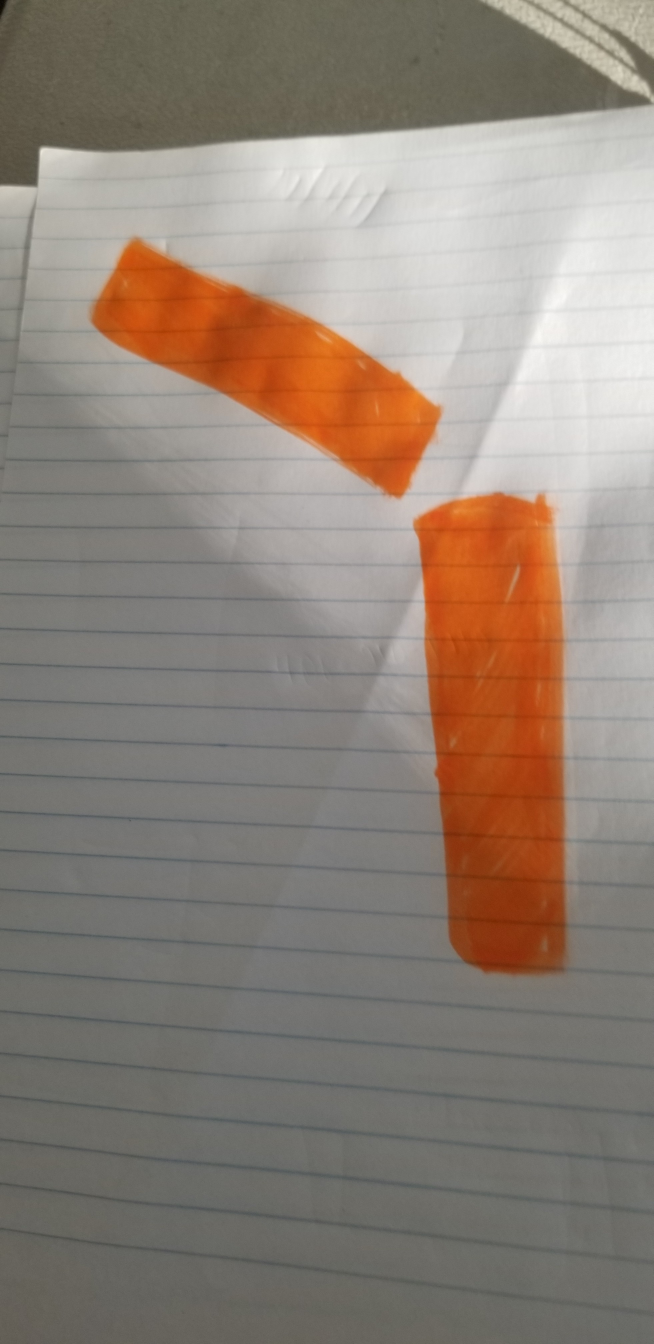
#> input picture pathdraw.png.jpg, 1960 x 4032 px, given in place of the camera (shown at 1/3 size)
$ python finalgate1.py
#> lines starting #> are read from the running program, lines starting #| are printed output that depends on the picture; after the words box and inside, x2 and y2 are one past the last pixel; in counts of white or black regions, pixels touching at a corner belong together
import cv2
import numpy as np
import math

#video = cv2.VideoCapture("./gateC.mp4")
#video = cv2.VideoCapture("images/realgate.mp4")
video = cv2.VideoCapture(0)

# Downscale the image to a reasonable size to reduce compute
scale = 0.5

# Minimize false detects by eliminating contours less than a percentage of the image
area_threshold = 0

ret, orig_frame = video.read()
#> orig_frame is the input picture: shape (4032, 1960, 3); mean B, G, R 119.6, 130.3, 143.1
width = orig_frame.shape[0]
#> width = 4032
height = orig_frame.shape[1]
#> height = 1960
dim = (int(scale*height), int(scale*width))
#> dim = (980, 2016)

while True:
	ret, orig_frame = video.read()
	if not ret:
		break

	orig_frame = cv2.resize(orig_frame, dim, interpolation = cv2.INTER_AREA)
#> orig_frame: shape (2016, 980, 3)
	frame = cv2.GaussianBlur(orig_frame, (5, 5), 0)
	hsv = cv2.cvtColor(frame, cv2.COLOR_BGR2HSV)
#> hsv: shape (2016, 980, 3); mean H, S, V 25, 37.3, 143.4

	mask0 = cv2.inRange(hsv,(0, 0, 20), (25, 255, 255) )
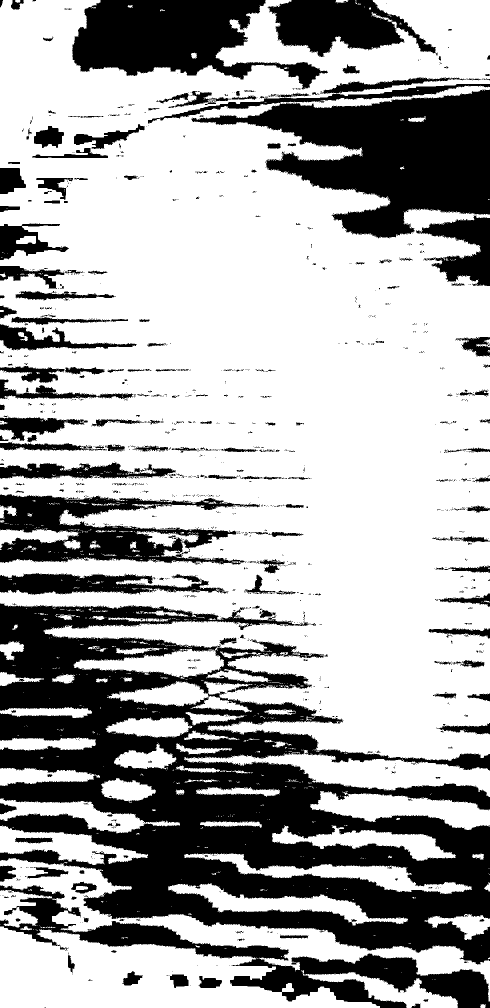
#> mask0: shape (2016, 980) (shown at 1/2 size); 66.4% white; 1707 black regions (1498 under 20 px), largest, box (x1, y1, x2, y2) and area: (0, 1207, 980, 1929) 317408, (382, 179, 980, 477) 87296, (144, 0, 656, 179) 48472
	mask1 = cv2.inRange(hsv,(160, 0, 20), (179, 255, 255) )
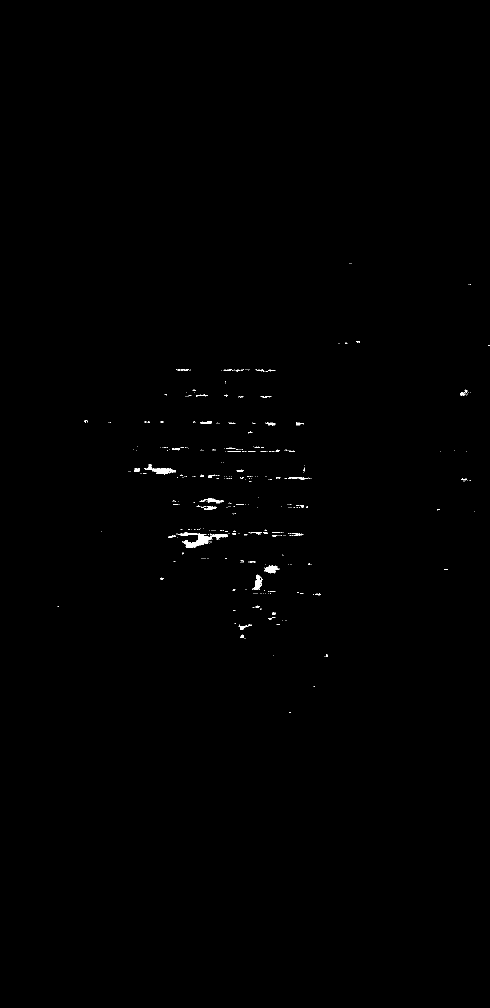
#> mask1: shape (2016, 980) (shown at 1/2 size); 0.25% white; 347 white regions (305 under 20 px), largest, box (x1, y1, x2, y2) and area: (357, 1065, 456, 1096) 1031, (288, 928, 352, 949) 452, (504, 1149, 525, 1180) 300
	# join masks
	mask = mask0 + mask1
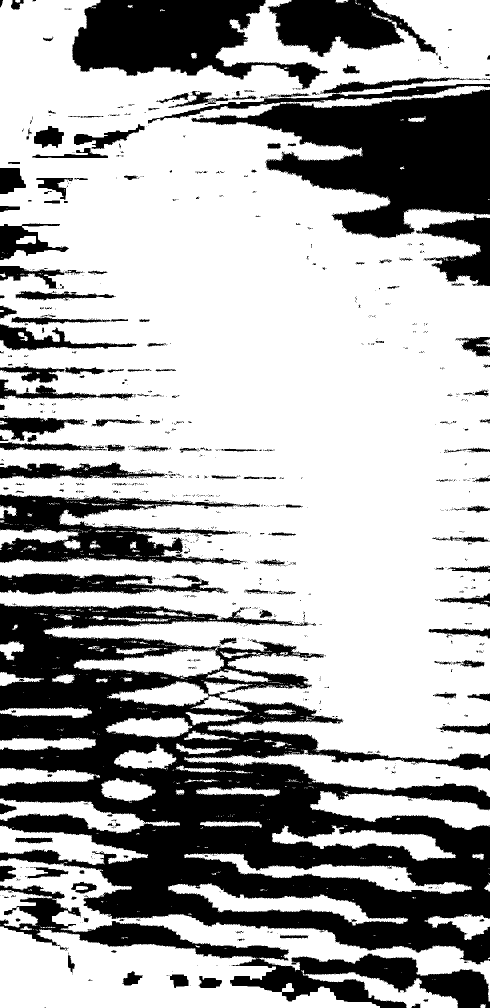
#> mask: shape (2016, 980) (shown at 1/2 size); 66.7% white; 1688 black regions (1502 under 20 px), largest, box (x1, y1, x2, y2) and area: (0, 1207, 980, 1929) 317307, (382, 179, 980, 477) 87296, (144, 0, 656, 179) 48472

	ret, thresh = cv2.threshold(mask, 127, 255,0)
    #Erosions and dilations
    #erosions are apploed to reduce the size of foreground objects
	kernel = np.ones((3,3),np.uint8)
	eroded = cv2.erode(thresh, kernel, iterations=1)
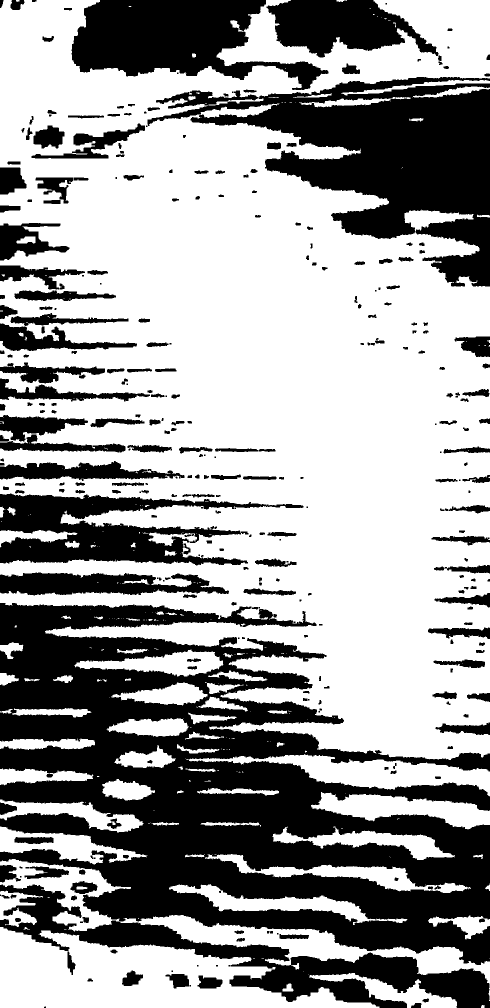
#> eroded: shape (2016, 980) (shown at 1/2 size); 61.6% white; 328 black regions (58 under 20 px), largest, box (x1, y1, x2, y2) and area: (0, 1206, 980, 2016) 408215, (295, 154, 980, 573) 118591, (143, 0, 657, 180) 50751
	dilated = cv2.dilate(eroded, kernel, iterations=1)
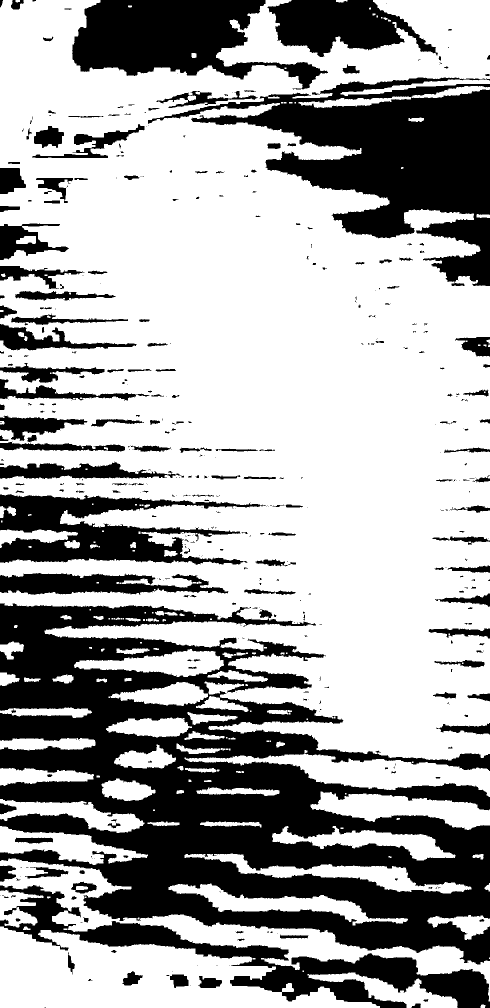
#> dilated: shape (2016, 980) (shown at 1/2 size); 65.4% white; 434 black regions (234 under 20 px)
	#cv2.imshow("dilated", dilated)
	#cv2.imshow("Edged", edged)

	cnts,hierarchy = cv2.findContours(dilated,cv2.RETR_TREE, cv2.CHAIN_APPROX_SIMPLE)
#> cnts = 652 contours, 353 with area under 20; largest, box (x1, y1, x2, y2) and area: (0, 0, 980, 1521) 1032968, (0, 1853, 760, 2016) 69612, (0, 1717, 980, 2003) 41376, (369, 1507, 980, 1594) 19981, (621, 1583, 980, 1660) 13820
	#cv2.drawContours(orig_frame, cnts, -1, (0, 255, 0), 3)
	cnts = sorted(cnts, key = cv2.contourArea, reverse = True)[:3]
#> cnts = 3 contours; box (x1, y1, x2, y2) and area: (0, 0, 980, 1521) 1032968, (0, 1853, 760, 2016) 69612, (0, 1717, 980, 2003) 41376

	boundingBoxes = np.empty((0, 4), float)
	if len(cnts) > 0:

		M = cv2.moments(cnts[0])
#> M = moments, m00 1032967.5, centre m10/m00, m01/m00 = (516.8, 744.6)
		for c in cnts:
			rect = cv2.minAreaRect(c)
			#print("rect: {}".format(rect))

			# the order of the box points: bottom left, top left, top right,
			# bottom right
			box = cv2.boxPoints(rect)
			box = np.int0(box)

			#print("bounding box: {}".format(box))
			cv2.drawContours(orig_frame, [box], 0, (0, 0, 255), 2)
			#x,y,w,h = cv2.boundingRect(c)

			#boundingBoxes = np.append(boundingBoxes, np.array([[x,y,x+w,y+h]]), axis = 0)
			#cv2.rectangle(orig_frame,(x,y), (x+w, y+h), (255,0,0), 2)
			cv2.imshow("bounding rectangle",orig_frame)

			#print(str(x/width) + " " + str(y/height) + " " + str((x+w)/width) + " " +  str((y+h)/height))

			print(box)
			print(box)

			'''if M["m00"] != 0:
				cX = int(M["m10"] / M["m00"])
				cY = int(M["m01"] / M["m00"])
			else:
				cX, cY = 0,0

			print(cX/width, cY/height)'''
#> this loop made 3 passes
#> (printed output is left out)
#> pass 1, `cv2.imshow("bounding rectangle",orig_frame)`:
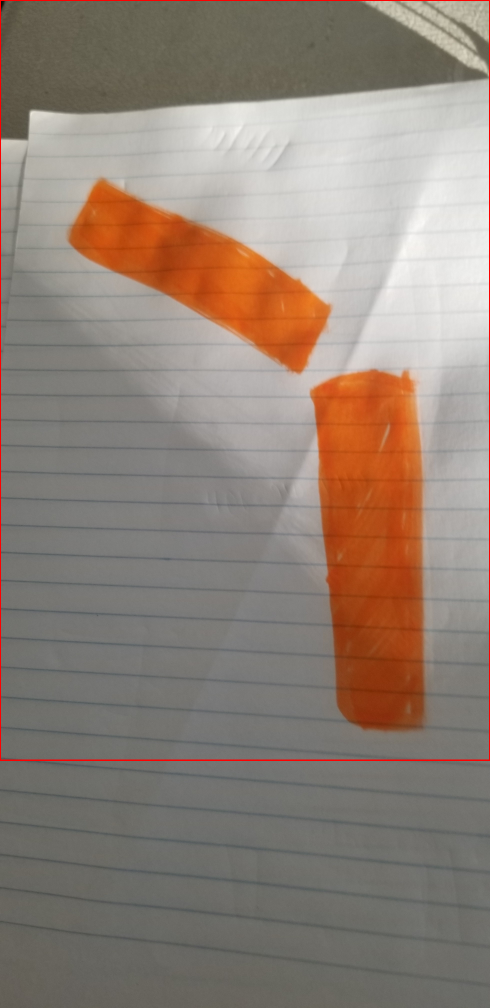
#> window 'bounding rectangle': shape (2016, 980, 3) (shown at 1/2 size); mean B, G, R 119, 129.7, 143.9
#> after the loop:
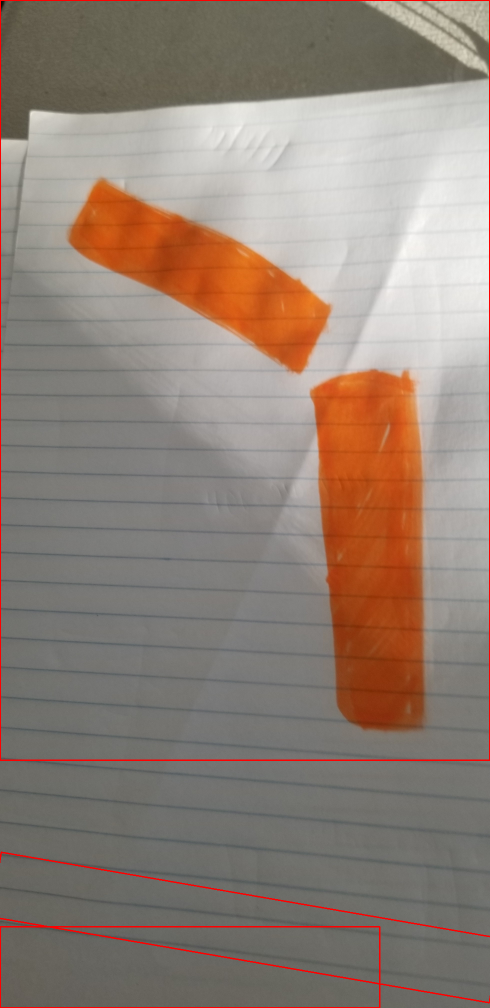
#> orig_frame: shape (2016, 980, 3) (shown at 1/2 size); mean B, G, R 118.5, 129.2, 144.7

	key = cv2.waitKey(1)
#> (key Esc is pressed here)
	if key == 27:
		break

video.release()
cv2.destroyAllWindows()
